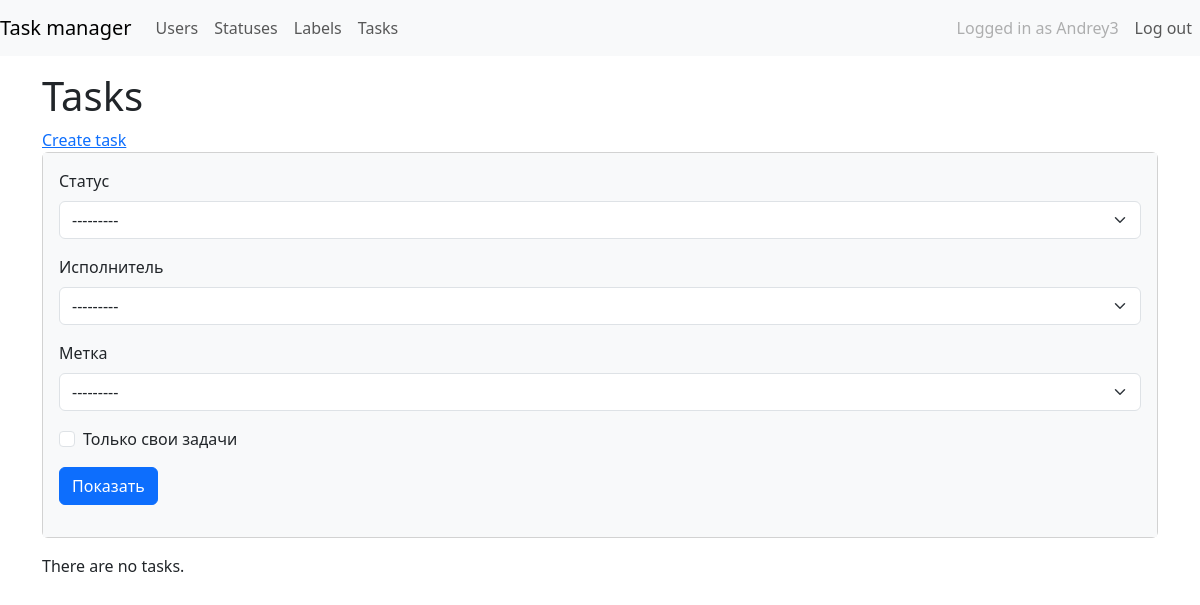
Before: /tasks/ (signed in) with the older database file.
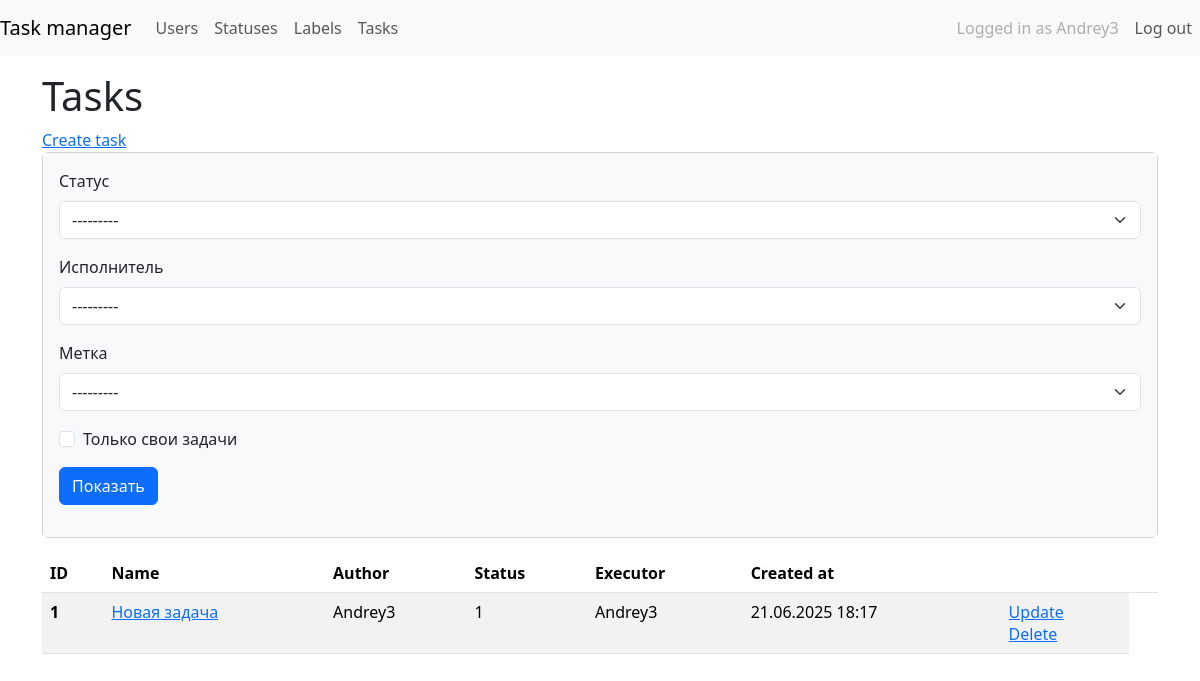
After: the same page with the newer database file.
### task_manager/users/models.py (models this page shows)
class MyUser(AbstractUser):
    created_at = models.DateTimeField(
        _("Creation date"),
        default=timezone.now,
        editable=False
    )

### task_manager/tasks/models.py (models this page shows, shortened)
class Task(models.Model):
    name = models.CharField(
        verbose_name="Имя",
        max_length=150,
        null=False,
        blank=False,
        unique=True,
    )
    description = models.TextField(
        verbose_name="Описание",
        blank=True,
    )
    status = models.ForeignKey(Status, on_delete=models.PROTECT, verbose_name="Статус")
    executor = models.ForeignKey(
        MyUser,
        on_delete=models.CASCADE,
        blank=True,
        null=True,
        verbose_name="Исполнитель",
        related_name="Исполнитель",
    )
    author = models.ForeignKey(
        MyUser,
        on_delete=models.CASCADE,
        verbose_name="Автор",
        related_name="authors",
    )
    labels = models.ManyToManyField(
        Label,
        blank=True,
        verbose_name="Метки",
        related_name="labels",
        through="TaskLabels",
    )
    created_at = models.DateTimeField(
        verbose_name="Дата создания",
        auto_now_add=True,
    )
    class Meta:
        verbose_name = "Task"
        verbose_name_plural = "Tasks"

### task_manager/statuses/models.py (models this page shows)
class Status(models.Model):
    name = models.CharField(max_length=100, unique=True)
    created_at = models.DateTimeField(auto_now_add=True)
    def __str__(self):
        return self.name

### task_manager/tasks/views.py (the view)
# urls.py: path("", TaskListView.as_view(), name="task_list"),
class TaskListView(LoginRequiredMixin, FilterView):
    model = Task
    context_object_name = "task_list"
    template_name = "tasks/task_list.html"
    filterset_class = TaskFilter

### task_manager/labels/models.py (called while the page is built)
    def __str__(self):
        return self.name

### task_manager/templates/tasks/task_list.html (shortened to what this page needs)
{% extends "task_manager/base.html" %}
{% load i18n %}
{% load django_bootstrap5 %}
{% block content %}
<div class="mt-4">
    <h1 class="mt-1">{% translate "Tasks" %}</h1>
    <a href="{% url 'tasks:create_task' %}">{% translate 'Create task' %}</a>
    <div class="card mb-3">
        <div class="card-body bg-light">
            <form class="form-inline center" method="get">
                {% bootstrap_field filter.form.status field_class='ml-2 mr-3' %}
                {% bootstrap_field filter.form.executor field_class='mr-3 ml-2' %}
                {% bootstrap_field filter.form.labels field_class='mr-3 ml-2' %}
                {% bootstrap_field filter.form.self_tasks field_class='mr-3' %}
                <input class="btn btn-primary" type="submit" value="Показать">
            </form>
        </div>
    </div>
    {% if task_list %}
    <table class="table table-striped">
        <thead>
            <tr>
                <th scope="col">ID</th>
                <th scope="col">{% translate "Name" %}</th>
                <th scope="col">{% translate "Author" %}</th>
                <th scope="col">{% translate "Status" %}</th>
                <th scope="col">{% translate "Executor" %}</th>
                <th scope="col">{% translate "Created at" %}</th>
                <th scope="col"></th>
                <th></th>
            </tr>
        </thead>
        <tbody>
            {% for task in task_list %}
            <tr>
                <th scope="row"> {{ task.id }}</th>
                <td>
                    <a href="{% url 'tasks:detail_task' task.pk %}">{{ task.name }}</a>
                </td>
                <td>{{ task.author }}</td>
                <td>{{ task.status }}</td>
                <td>{{ task.executor }}</td>
                <td>{{ task.created_at|date:"d.m.Y H:i" }}</td>
                <td>
                    <a href="{% url 'tasks:update_task' task.pk %}">{% translate 'Update' %}</a>
                    <br>
                    <a href="{% url 'tasks:delete_task' task.pk %}">{% translate 'Delete' %}</a>
                </td>
            </tr>
            {% endfor %}
        </tbody>
    </table>
    {% else %}
    <p>There are no tasks.</p>
    {% endif %}
    {% endblock %}

### task_manager/templates/task_manager/base.html (shortened to what this page needs)
{% load django_bootstrap5 %}
{% load i18n %}
{% get_current_language as LANGUAGE_CODE %}
{% bootstrap_css %}
<!doctype html>
<html lang="{{ LANGUAGE_CODE }}" class="h-100">
{% block header %}
<head>
</head>
{% endblock %}
{% block navbar %}
<body class="d-flex flex-column h-100">
    <header>
        <nav class="navbar navbar-expand-md navbar-light fixed-top bg-light">
            <a class="navbar-brand" href="{% url 'index' %}">{% translate "Task manager" %}</a>
            <div class="collapse navbar-collapse" id="navbarCollapse">
                <ul class="navbar-nav mr-auto">
                    <li class="nav-item">
                        <a class="nav-link" href="{% url 'users:user_list' %}">{% translate "Users" %}</a>
                    </li>
                    {% if user.is_authenticated %}
                    <li class="nav-item">
                        <a class="nav-link" href="{% url 'statuses:status_list' %}">{% translate "Statuses" %}</a>
                    </li>
                    <li class="nav-item">
                        <a class="nav-link" href="{% url 'labels:label_list' %}">{% translate "Labels" %}</a>
                    </li>
                    <li class="nav-item">
                        <a class="nav-link" href="{% url 'tasks:task_list' %}">{% translate "Tasks" %}</a>
                    </li>
                    {% endif %}
                </ul>
            </div>
            <div class="collapse navbar-collapse flex-grow-0" id="navbarSupportedContent">
                <ul class="navbar-nav text-right">
                    {% if not user.is_authenticated %}
                    <li class="nav-item active ">
                        <a class="nav-link" href="{% url 'login' %}">{% translate "Log in" %}</a>
                    </li>
                    <li class="nav-item active">
                        <a class="nav-link" href="{% url 'users:create_user' %}">{% translate "Sign up" %}</a>
                    </li>
                    {% else %}
                    <li class="nav-item">
                        <a class="nav-link disabled" href="#" tabindex="-1" aria-disabled="true">
                            {% translate "Logged in as" %}
                            {{user.username }}</a>
                    </li>
                    <li class="nav-item active">
                        <a class="nav-link" href="{% url 'logout' %}">{% translate "Log out" %}</a>
                    </li>
                    {% endif %}
                </ul>
            </div>
        </nav>
    </header>
    {% endblock %}
    <main role="main" class="flex-shrink-0 mt-5">
        <div class="container">
            {% block content %}{% endblock %}
        </div>
    </main>
</html>

Changed rows visible on the page:
added Task: id "1", name "Новая задача", author "Andrey3", status "1", executor "Andrey3", created_at "21.06.2025 18:17"
Other visible differences:
text no longer shown: "There are no tasks."
text now shown: "ID Name Author Status Executor Created at"
